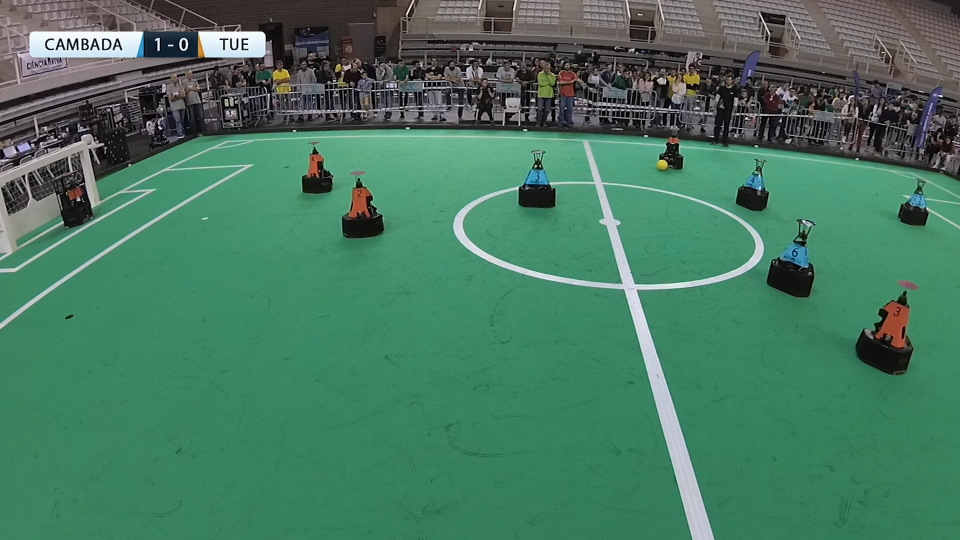
#> input picture Deliverables3/CAMBADAFIELD2.png, 1920 x 1080 px (shown at 1/2 size)
$ python Watershed.py
#> lines starting #> are read from the running program, lines starting #| are printed output that depends on the picture; after the words box and inside, x2 and y2 are one past the last pixel; in counts of white or black regions, pixels touching at a corner belong together
import cv2 as cv
import numpy as np
import matplotlib.pyplot as plt


def nothing(x):
    pass


# Ball
BALL_UPPER = np.array([35, 220, 235])
BALL_LOWER = np.array([25, 160, 135])

# FIELD LINES
FIELD_UPPER = np.array([119, 89, 237])
FIELD_LOWER = np.array([77, 5, 167])

##PLAYERS
# RED
RED_UPPER = np.array([11, 255, 255])
RED_LOWER = np.array([0, 87, 92])

# BLUE
BLUE_UPPER = np.array([102, 224, 255])
BLUE_LOWER = np.array([86, 125, 75])


img = cv.imread('CAMBADAFIELD2.png')
#> img is the input picture: shape (1080, 1920, 3); mean B, G, R 97.4, 120.3, 71.2
img = cv.resize(img, (1366, 768), interpolation=cv.INTER_AREA)
#> img: shape (768, 1366, 3)

#  Blur the image
blur = cv.GaussianBlur(img, (5, 5), 0)
# blur = cv.medianBlur(img, 5)
#  Obtain HSV image

frame_HSV = cv.cvtColor(blur, cv.COLOR_BGR2HSV)
#> frame_HSV: shape (768, 1366, 3); mean H, S, V 77.6, 105.3, 122.8
while 1:

    k = cv.waitKey(1) & 0xFF
#> (key Esc is pressed here)

    #  Set Limits for MASKs
    frame_mask_BALL = cv.inRange(frame_HSV, BALL_LOWER, BALL_UPPER)
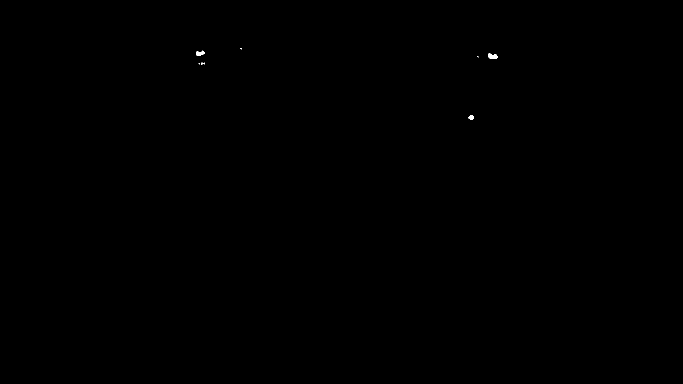
#> frame_mask_BALL: shape (768, 1366) (shown at 1/2 size); 0.04% white; 8 white regions (5 under 20 px), largest, box (x1, y1, x2, y2) and area: (976, 107, 995, 118) 155, (392, 101, 409, 112) 118, (937, 230, 947, 239) 71
    frame_mask_BLUEPlayer = cv.inRange(frame_HSV, BLUE_LOWER, BLUE_UPPER)
#> frame_mask_BLUEPlayer: shape (768, 1366); 0.24% white; 6 white regions (1 under 20 px), largest, box (x1, y1, x2, y2) and area: (1110, 345, 1153, 379) 920, (745, 240, 782, 263) 655, (1059, 248, 1088, 270) 422, (1293, 274, 1319, 294) 345, (195, 47, 206, 82) 195
    frame_mask_REDPlayer = cv.inRange(frame_HSV, RED_LOWER, RED_UPPER)
#> frame_mask_REDPlayer: shape (768, 1366); 0.36% white; 8 white regions (1 under 20 px), largest, box (x1, y1, x2, y2) and area: (1246, 430, 1293, 495) 1736, (496, 267, 526, 310) 802, (794, 101, 823, 119) 372
    frame_mask_FIELDLINES = cv.inRange(frame_HSV, FIELD_LOWER, FIELD_UPPER)
#> frame_mask_FIELDLINES: shape (768, 1366); 2.2% white; 89 white regions (65 under 20 px), largest, box (x1, y1, x2, y2) and area: (644, 199, 1087, 768) 18030, (0, 234, 349, 463) 1557, (63, 53, 176, 73) 676
    frame_mask = frame_mask_BALL + frame_mask_BLUEPlayer + frame_mask_REDPlayer + frame_mask_FIELDLINES
#> frame_mask: shape (768, 1366); 2.8% white; 108 white regions (71 under 20 px), largest, box (x1, y1, x2, y2) and area: (644, 199, 1087, 768) 18685, (1246, 430, 1293, 495) 1736, (0, 234, 349, 463) 1557

    # noise removal
    kernel = np.ones((2, 2), np.uint8)
    opening = cv.morphologyEx(frame_mask, cv.MORPH_OPEN, kernel, iterations=1)
#> opening: shape (768, 1366); 2.7% white; 127 white regions (79 under 20 px), largest, box (x1, y1, x2, y2) and area: (646, 200, 1088, 768) 17984, (1247, 431, 1294, 496) 1732, (0, 256, 317, 464) 1427


    # sure background area
    sure_bg = cv.dilate(opening, kernel, iterations=5)
#> sure_bg: shape (768, 1366); 5.1% white; 49 white regions, largest, box (x1, y1, x2, y2) and area: (646, 200, 1093, 768) 28177, (0, 235, 355, 469) 4520, (1247, 431, 1299, 501) 2420

    # Finding sure foreground area
    dist_transform = cv.distanceTransform(opening, cv.DIST_L2, 5)
    ret, sure_fg = cv.threshold(dist_transform, 0.7 * dist_transform.max(), 255, 0)
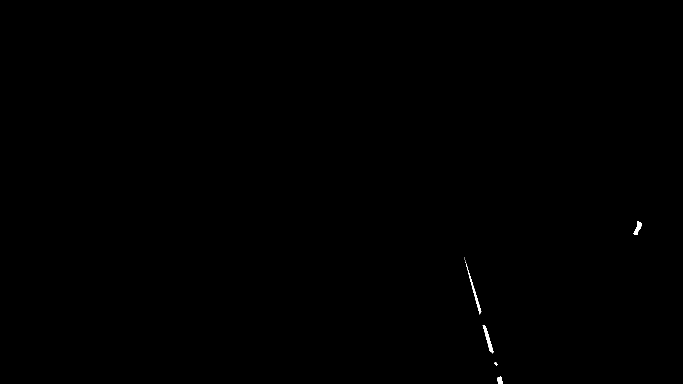
#> sure_fg: shape (768, 1366) float32 (shown at 1/2 size); 0.1% white; 9 white regions (4 under 20 px), largest, box (x1, y1, x2, y2) and area: (965, 650, 987, 707) 345, (932, 527, 963, 629) 324, (1267, 442, 1284, 470) 208, (994, 752, 1006, 768) 130, (989, 725, 995, 731) 25
#> ret = 10.5

    # Finding unknown region
    sure_fg = np.uint8(sure_fg)
    unknown = cv.subtract(sure_bg, sure_fg)
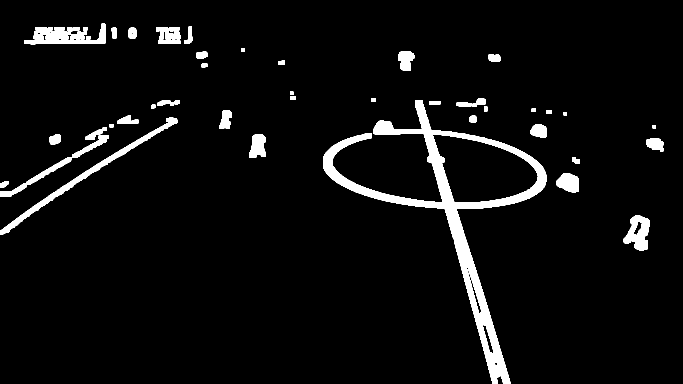
#> unknown: shape (768, 1366) (shown at 1/2 size); 5% white; 49 white regions, largest, box (x1, y1, x2, y2) and area: (646, 200, 1093, 768) 27346, (0, 235, 355, 469) 4520, (1247, 431, 1299, 501) 2212

    # Marker labelling
    ret, markers = cv.connectedComponents(sure_fg)
#> markers: shape (768, 1366) int32; 10 distinct labels, from 0 to 9
#> ret = 10

    # Add one to all labels so that sure background is not 0, but 1
    markers = markers + 1
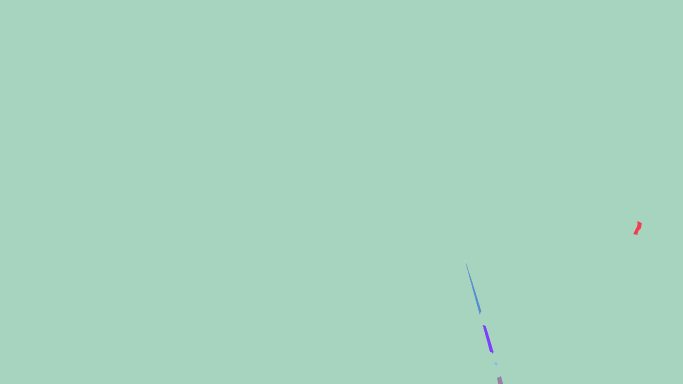
#> markers: shape (768, 1366) int32 (shown at 1/2 size); 10 distinct labels, from 1 to 10; one colour per label, 0 black

    # Now, mark the region of unknown with zero
    markers[unknown == 255] = 0
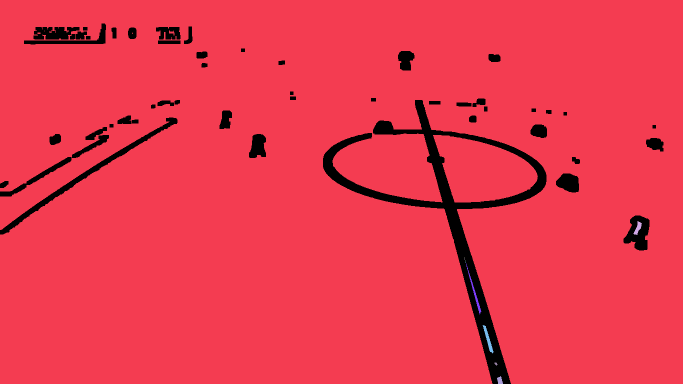
#> markers: shape (768, 1366) int32 (shown at 1/2 size); 11 distinct labels, from 0 to 10; one colour per label, 0 black

    markers = cv.watershed(img, markers)
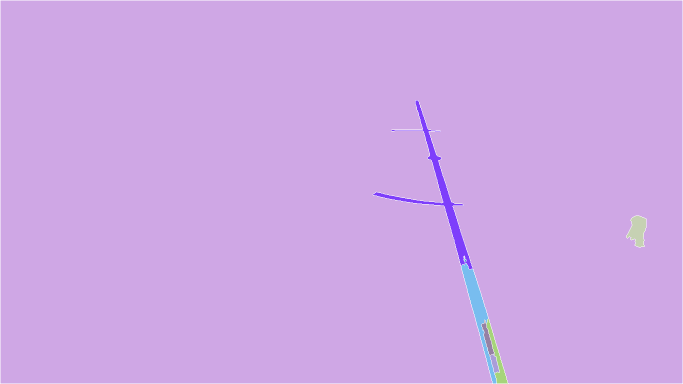
#> markers: shape (768, 1366) int32 (shown at 1/2 size); 11 distinct labels, from -1 to 10; one colour per label, 0 black, -1 white
    img[markers == -1] = [255, 0, 0]
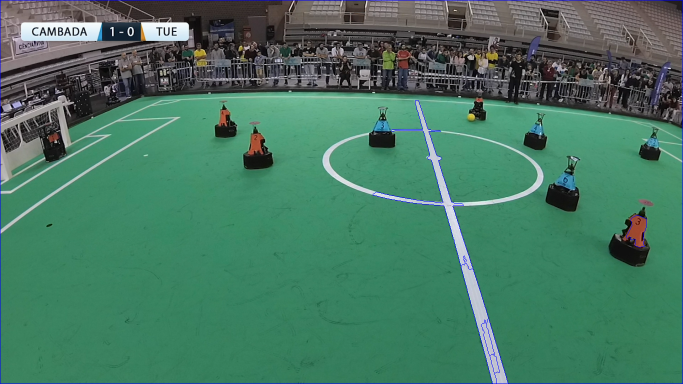
#> img: shape (768, 1366, 3) (shown at 1/2 size); mean B, G, R 98.3, 119.5, 70.6

    cv.imshow('Masked', unknown)
    cv.imshow('original', img)
    cv.imshow('blur', blur)
    cv.imshow('Sure Foreground', sure_fg)
    cv.imshow('Sure Background', sure_bg)

    if k == 27:
        break

$ run again, with Deliverables3/CAMBADAFIELD.png copied over Deliverables3/CAMBADAFIELD2.png
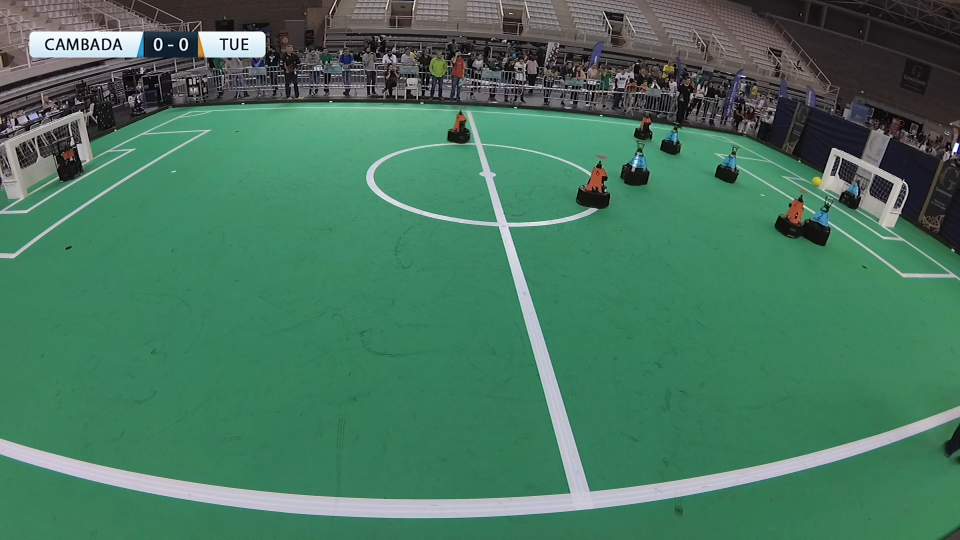
#> input picture Deliverables3/CAMBADAFIELD.png, 1920 x 1080 px (shown at 1/2 size)
#> img is the input picture: shape (1080, 1920, 3); mean B, G, R 95.2, 118.4, 70.5
#> frame_HSV: shape (768, 1366, 3); mean H, S, V 79.6, 105.9, 120.8
#> frame_mask_BALL: shape (768, 1366); 0.01% white; 1 white region, box (x1, y1, x2, y2) and area: (1158, 254, 1167, 262) 53
#> frame_mask_BLUEPlayer: shape (768, 1366); 0.12% white; 28 white regions (21 under 20 px), largest, box (x1, y1, x2, y2) and area: (1156, 299, 1182, 323) 335, (1028, 222, 1049, 239) 212, (907, 221, 922, 240) 210
#> frame_mask_REDPlayer: shape (768, 1366); 0.17% white; 11 white regions (3 under 20 px), largest, box (x1, y1, x2, y2) and area: (833, 239, 862, 274) 547, (1118, 285, 1143, 318) 492, (644, 82, 662, 110) 317
#> frame_mask_FIELDLINES: shape (768, 1366); 2.3% white; 179 white regions (135 under 20 px), largest, box (x1, y1, x2, y2) and area: (0, 170, 1268, 737) 18646, (17, 185, 291, 362) 899, (63, 53, 176, 73) 675
#> opening: shape (768, 1366); 2.4% white; 246 white regions (144 under 20 px), largest, box (x1, y1, x2, y2) and area: (458, 173, 860, 738) 14872, (846, 685, 1039, 724) 961, (21, 205, 262, 363) 817
#> sure_bg: shape (768, 1366); 5.7% white; 68 white regions, largest, box (x1, y1, x2, y2) and area: (0, 173, 865, 743) 31054, (841, 678, 1067, 730) 3397, (0, 186, 296, 373) 3315
#> `ret, sure_fg = cv.threshold(dist_transform, 0.7 * dist_transform.max()..`: ret = 7.69
#> unknown: shape (768, 1366); 5.6% white; 68 white regions, largest, box (x1, y1, x2, y2) and area: (0, 173, 865, 743) 30326, (841, 678, 1067, 730) 3397, (0, 186, 296, 373) 3315
#> `ret, markers = cv.connectedComponents(sure_fg)`: ret = 8
#> `markers = cv.watershed(img, markers)`:
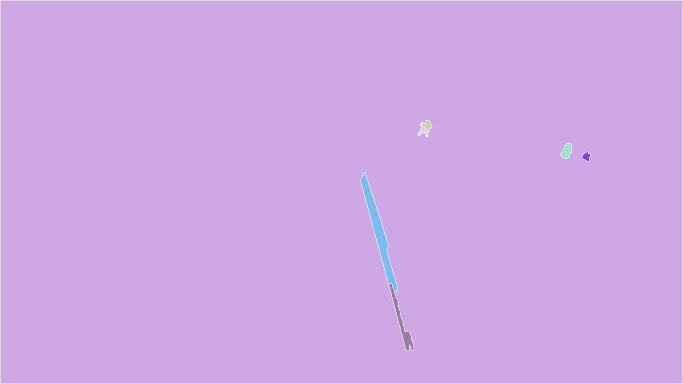
#> markers: shape (768, 1366) int32 (shown at 1/2 size); 9 distinct labels, from -1 to 8; one colour per label, 0 black, -1 white
#> `img[markers == -1] = [255, 0, 0]`:
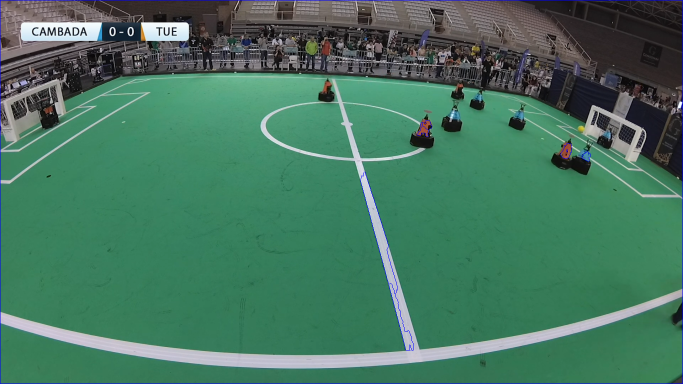
#> img: shape (768, 1366, 3) (shown at 1/2 size); mean B, G, R 96, 117.9, 70

$ run again, with Deliverables3/CAMBADA_CLOSEUP.png copied over Deliverables3/CAMBADAFIELD2.png
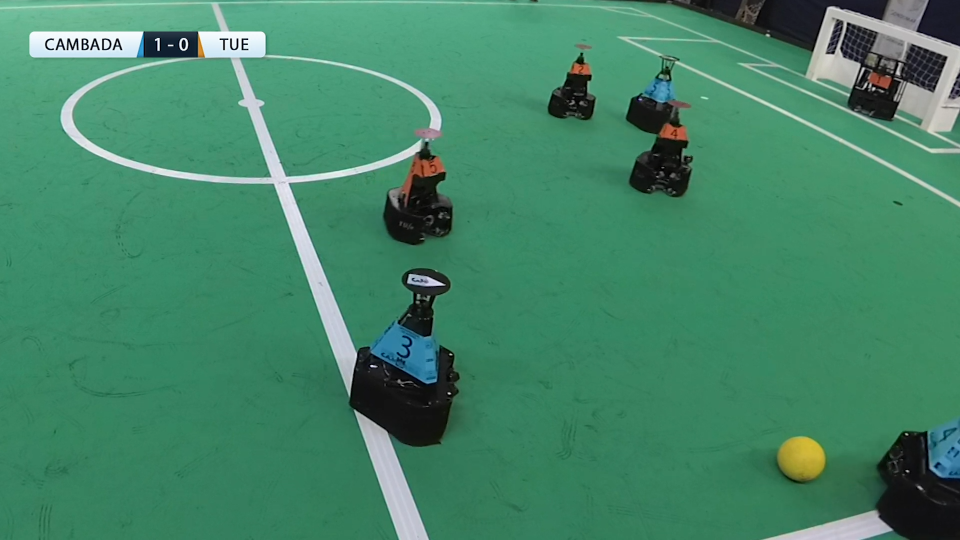
#> input picture Deliverables3/CAMBADA_CLOSEUP.png, 1920 x 1080 px (shown at 1/2 size)
#> img is the input picture: shape (1080, 1920, 3); mean B, G, R 103.6, 133.3, 67.2
#> frame_HSV: shape (768, 1366, 3); mean H, S, V 76.4, 128.1, 134.3
#> frame_mask_BALL: shape (768, 1366); 0.25% white; 1 white region, box (x1, y1, x2, y2) and area: (1111, 624, 1174, 678) 2612
#> frame_mask_BLUEPlayer: shape (768, 1366); 0.88% white; 11 white regions (6 under 20 px), largest, box (x1, y1, x2, y2) and area: (525, 456, 625, 546) 4971, (1322, 594, 1366, 679) 2874, (915, 111, 962, 147) 1091, (195, 47, 207, 83) 207, (213, 81, 234, 82) 21
#> frame_mask_REDPlayer: shape (768, 1366); 0.24% white; 4 white regions, box (x1, y1, x2, y2) and area: (572, 224, 632, 279) 1158, (940, 176, 977, 200) 626, (1236, 103, 1268, 126) 431, (814, 91, 839, 106) 287
#> frame_mask_FIELDLINES: shape (768, 1366); 2.9% white; 119 white regions (93 under 20 px), largest, box (x1, y1, x2, y2) and area: (86, 3, 601, 561) 18790, (506, 586, 610, 768) 6459, (423, 82, 629, 186) 1806
#> frame_mask: shape (768, 1366); 4.3% white; 134 white regions (99 under 20 px), largest, box (x1, y1, x2, y2) and area: (86, 3, 601, 561) 18790, (506, 586, 610, 768) 6459, (525, 456, 625, 546) 4971
#> opening: shape (768, 1366); 4.2% white; 115 white regions (78 under 20 px), largest, box (x1, y1, x2, y2) and area: (87, 4, 601, 561) 18668, (507, 587, 611, 768) 6419, (527, 457, 626, 547) 4955
#> sure_bg: shape (768, 1366); 6.5% white; 47 white regions (1 under 20 px), largest, box (x1, y1, x2, y2) and area: (87, 4, 638, 566) 30400, (507, 587, 616, 768) 7642, (527, 457, 631, 552) 6248
#> `ret, sure_fg = cv.threshold(dist_transform, 0.7 * dist_transform.max()..`: ret = 17.64
#> unknown: shape (768, 1366); 6.5% white; 47 white regions (1 under 20 px), largest, box (x1, y1, x2, y2) and area: (87, 4, 638, 566) 30400, (507, 587, 616, 768) 7581, (527, 457, 631, 552) 6246
#> `ret, markers = cv.connectedComponents(sure_fg)`: ret = 11
#> `markers = cv.watershed(img, markers)`:
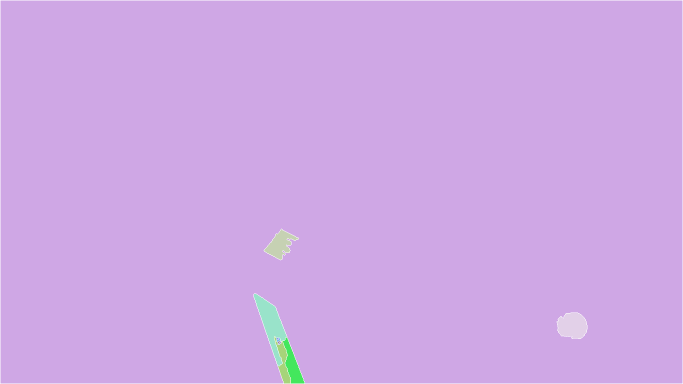
#> markers: shape (768, 1366) int32 (shown at 1/2 size); 12 distinct labels, from -1 to 11; one colour per label, 0 black, -1 white
#> `img[markers == -1] = [255, 0, 0]`:
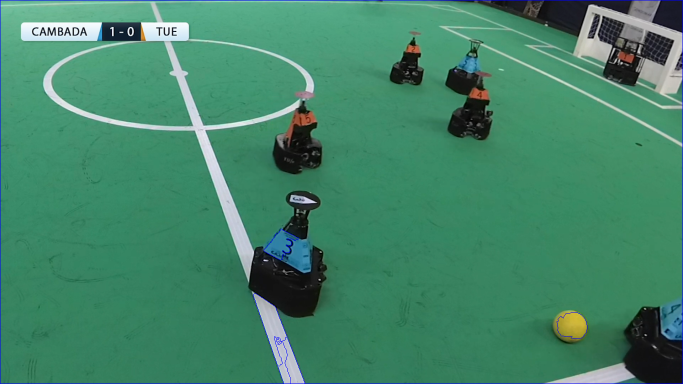
#> img: shape (768, 1366, 3) (shown at 1/2 size); mean B, G, R 104.3, 132.6, 66.8
